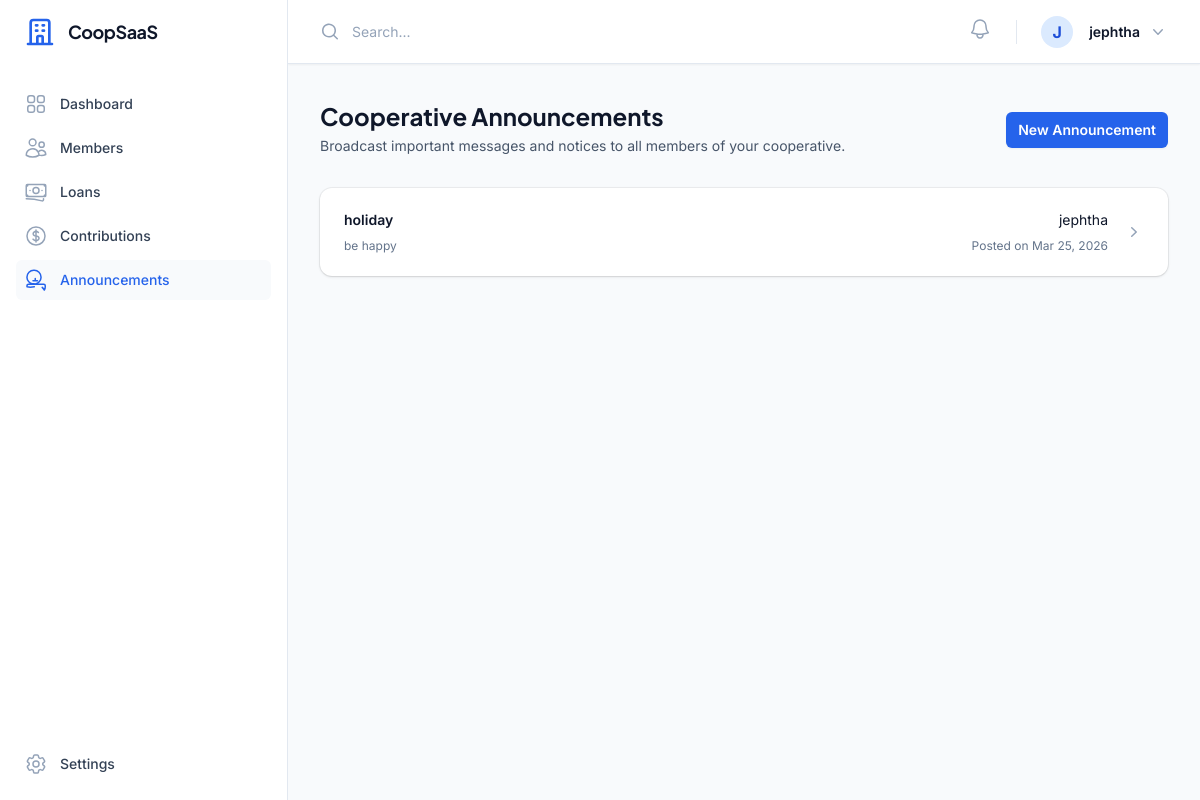
/announcements/management/ (signed in), run on an earlier commit of the app's database.
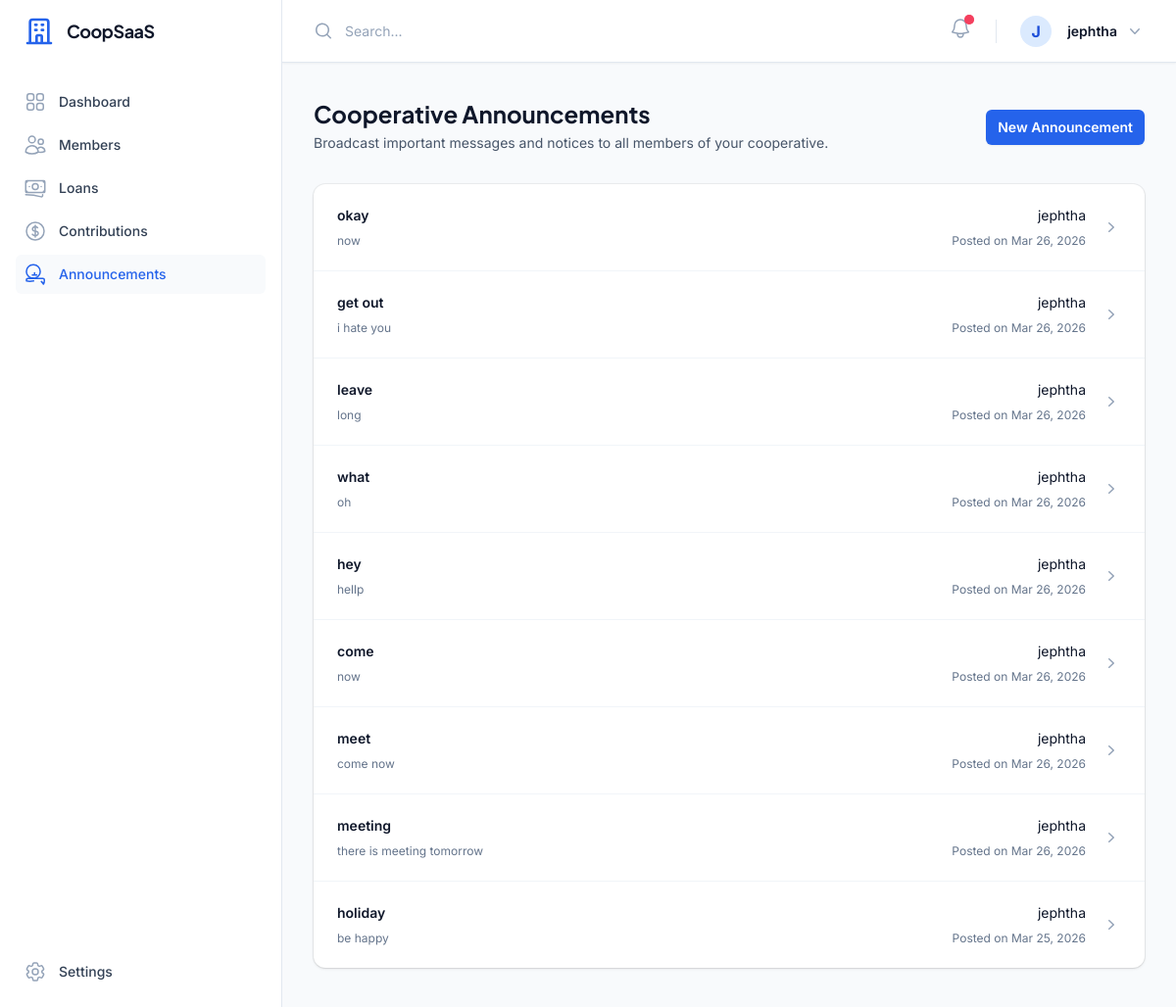
And on a later commit of the database.
### apps/announcements/models.py (models this page shows, shortened)
class Announcement(models.Model):
    cooperative = models.ForeignKey('cooperatives.Cooperative', on_delete=models.CASCADE, related_name='announcements')
    title = models.CharField(max_length=200)
    message = models.TextField()
    created_by = models.ForeignKey('accounts.User', on_delete=models.SET_NULL, null=True)
    created_at = models.DateTimeField(auto_now_add=True)

### apps/accounts/models.py (models this page shows, shortened)
class User(AbstractUser):
    role = models.CharField(max_length=20, choices=UserRole.choices, default=UserRole.MEMBER)
    cooperative = models.ForeignKey(
        'cooperatives.Cooperative', on_delete=models.CASCADE, null=True, blank=True, related_name='users'
    )
    phone = models.CharField(max_length=20, null=True, blank=True)
    address = models.TextField(null=True, blank=True)
    is_active_member = models.BooleanField(default=True)
    join_date = models.DateField(null=True, blank=True)
    is_suspended = models.BooleanField(default=False)
    joined_at = models.DateTimeField(null=True, blank=True)
    gender = models.CharField(max_length=10, choices=[('M','Male'),('F','Female'),('O','Other')], null=True, blank=True)
    must_change_password = models.BooleanField(default=False)
    bank_name = models.CharField(max_length=100, null=True, blank=True)
    account_number = models.CharField(max_length=20, null=True, blank=True)
    account_name = models.CharField(max_length=150, null=True, blank=True)

### apps/announcements/views.py (the view)
# urls.py: path('management/', CooperativeAnnouncementsView.as_view(), name='coop_list'),
class CooperativeAnnouncementsView(LoginRequiredMixin, CoopAdminRequiredMixin, ListView):
    model = Announcement
    template_name = 'coop_admin/announcements_list.html'
    context_object_name = 'announcements'
    def get_queryset(self):
        return Announcement.objects.filter(cooperative=self.request.user.cooperative).order_by('-created_at')

### apps/cooperatives/views.py (called while the page is built)
    def test_func(self):
        return self.request.user.is_authenticated and self.request.user.role == UserRole.COOP_ADMIN

### apps/notifications/context_processors.py (called while the page is built)
def notification_context(request):
    if request.user.is_authenticated:
        unread_count = Notification.objects.filter(user=request.user, is_read=False).count()
        recent_notifications = Notification.objects.filter(user=request.user).order_by('-created_at')[:5]
        return {
            'unread_notifications_count': unread_count,
            'recent_notifications': recent_notifications,
            'pusher_key': getattr(settings, 'PUSHER_KEY', ''),
            'pusher_cluster': getattr(settings, 'PUSHER_CLUSTER', 'mt1'),
        }
    return {}

### templates/coop_admin/announcements_list.html (shortened to what this page needs)
{% extends 'dashboard_base.html' %}
{% block content %}
<div class="sm:flex sm:items-center">
    <div class="sm:flex-auto">
        <h1 class="text-2xl font-bold font-display leading-6 text-slate-900">Cooperative Announcements</h1>
        <p class="mt-2 text-sm text-slate-600">Broadcast important messages and notices to all members of your cooperative.</p>
    </div>
    <div class="mt-4 sm:ml-16 sm:mt-0 sm:flex-none flex gap-3">
        {% url 'announcements:add' as add_url %}
        {% include "components/button.html" with type="primary" text="New Announcement" url=add_url %}
    </div>
</div>
<div class="mt-8 flow-root">
    <div class="-mx-4 -my-2 overflow-x-auto sm:-mx-6 lg:-mx-8">
        <div class="inline-block min-w-full py-2 align-middle sm:px-6 lg:px-8">
            <div class="overflow-hidden shadow ring-1 ring-black ring-opacity-5 sm:rounded-xl bg-white">
                <ul role="list" class="divide-y divide-slate-100">
                    {% for announcement in announcements %}
                    <li class="relative flex justify-between gap-x-6 px-4 py-5 hover:bg-slate-50 sm:px-6 transition-colors">
                        <div class="flex min-w-0 gap-x-4">
                            <div class="min-w-0 flex-auto">
                                <p class="text-sm font-semibold leading-6 text-slate-900">
                                    <a href="#">
                                        <span class="absolute inset-x-0 -top-px bottom-0"></span>
                                        {{ announcement.title }}
                                    </a>
                                </p>
                                <p class="mt-1 flex text-xs leading-5 text-slate-500">
                                    {{ announcement.message|truncatewords:20 }}
                                </p>
                            </div>
                        </div>
                        <div class="flex shrink-0 items-center gap-x-4">
                            <div class="hidden sm:flex sm:flex-col sm:items-end">
                                <p class="text-sm leading-6 text-slate-900">{{ announcement.created_by.get_full_name|default:announcement.created_by.username }}</p>
                                <p class="mt-1 text-xs leading-5 text-slate-500">Posted on <time datetime="{{ announcement.created_at|date:'Y-m-d' }}">{{ announcement.created_at|date:"M d, Y" }}</time></p>
                            </div>
                            <svg class="h-5 w-5 flex-none text-slate-400" viewBox="0 0 20 20" fill="currentColor" aria-hidden="true">
                                <path fill-rule="evenodd" d="M7.21 14.77a.75.75 0 01.02-1.06L11.168 10 7.23 6.29a.75.75 0 111.04-1.08l4.5 4.25a.75.75 0 010 1.08l-4.5 4.25a.75.75 0 01-1.06-.02z" clip-rule="evenodd" />
                            </svg>
                        </div>
                    </li>
                    {% endfor %}
                </ul>
            </div>
        </div>
    </div>
</div>
{% endblock %}

### templates/components/topnav.html (shortened to what this page needs)
<div class="sticky top-0 z-40 flex h-16 shrink-0 items-center justify-between gap-x-4 border-b border-slate-200 bg-white px-4 shadow-sm sm:gap-x-6 sm:px-6 lg:px-8">
    <div class="flex flex-1 gap-x-4 self-stretch lg:gap-x-6">
        <form class="relative flex flex-1" action="#" method="GET">
            <input id="search-field" class="block h-full w-full border-0 py-0 pl-8 pr-0 text-slate-900 placeholder:text-slate-400 focus:ring-0 sm:text-sm" placeholder="Search..." type="search" name="search">
        </form>
        <div class="flex items-center gap-x-4 lg:gap-x-6">
            <div class="relative" x-data="{ open: false }">
                <button type="button" @click="open = !open" @click.outside="open = false" class="-m-2.5 p-2.5 text-slate-400 hover:text-slate-500 relative" id="notification-bell-btn">
                    <svg id="notification-bell-icon" class="h-6 w-6 {% if unread_notifications_count > 0 %}animate-swing{% endif %}" fill="none" viewBox="0 0 24 24" stroke-width="1.5" stroke="currentColor" aria-hidden="true">
                        <path stroke-linecap="round" stroke-linejoin="round" d="M14.857 17.082a23.848 23.848 0 005.454-1.31A8.967 8.967 0 0118 9.75v-.7V9A6 6 0 006 9v.75a8.967 8.967 0 01-2.312 6.022c1.733.64 3.56 1.085 5.455 1.31m5.714 0a24.255 24.255 0 01-5.714 0m5.714 0a3 3 0 11-5.714 0" />
                    </svg>
                    {% if unread_notifications_count > 0 %}
                    <span id="notification-badge" class="absolute top-2 right-2 flex h-2.5 w-2.5">
                        <span class="relative inline-flex rounded-full h-2.5 w-2.5 bg-rose-500"></span>
                    </span>
                    {% endif %}
                </button>
            </div>
            <div class="relative" x-data="{ open: false }">
                <button type="button" @click="open = !open" @click.outside="open = false" class="-m-1.5 flex items-center p-1.5" id="user-menu-button" aria-expanded="false" aria-haspopup="true">
                    <div class="h-8 w-8 rounded-full bg-primary-100 flex items-center justify-center text-primary-700 font-bold">
                        {{ user.username|make_list|first|upper }}
                    </div>
                    <span class="hidden lg:flex lg:items-center">
                        <span class="ml-4 text-sm font-semibold leading-6 text-slate-900" aria-hidden="true">{{ user.get_full_name|default:user.username }}</span>
                        <svg class="ml-2 h-5 w-5 text-slate-400" viewBox="0 0 20 20" fill="currentColor" aria-hidden="true">
                            <path fill-rule="evenodd" d="M5.23 7.21a.75.75 0 011.06.02L10 11.168l3.71-3.938a.75.75 0 111.08 1.04l-4.25 4.5a.75.75 0 01-1.08 0l-4.25-4.5a.75.75 0 01.02-1.06z" clip-rule="evenodd" />
                        </svg>
                    </span>
                </button>
            </div>
        </div>
    </div>
</div>

What changed in the data, as far as the page shows it:
added Announcement: title "okay", message "now", created_by.get_full_name "jephtha", created_at "Mar 26, 2026"
added Announcement: title "get out", message "i hate you", created_by.get_full_name "jephtha", created_at "Mar 26, 2026"
added Announcement: title "leave", message "long", created_by.get_full_name "jephtha", created_at "Mar 26, 2026"
added Announcement: title "what", message "oh", created_by.get_full_name "jephtha", created_at "Mar 26, 2026"
added Announcement: title "hey", message "hellp", created_by.get_full_name "jephtha", created_at "Mar 26, 2026"
added Announcement: title "come", message "now", created_by.get_full_name "jephtha", created_at "Mar 26, 2026"
added Announcement: title "meet", message "come now", created_by.get_full_name "jephtha", created_at "Mar 26, 2026"
added Announcement: title "meeting", message "there is meeting tomorrow", created_by.get_full_name "jephtha", created_at "Mar 26, 2026"
